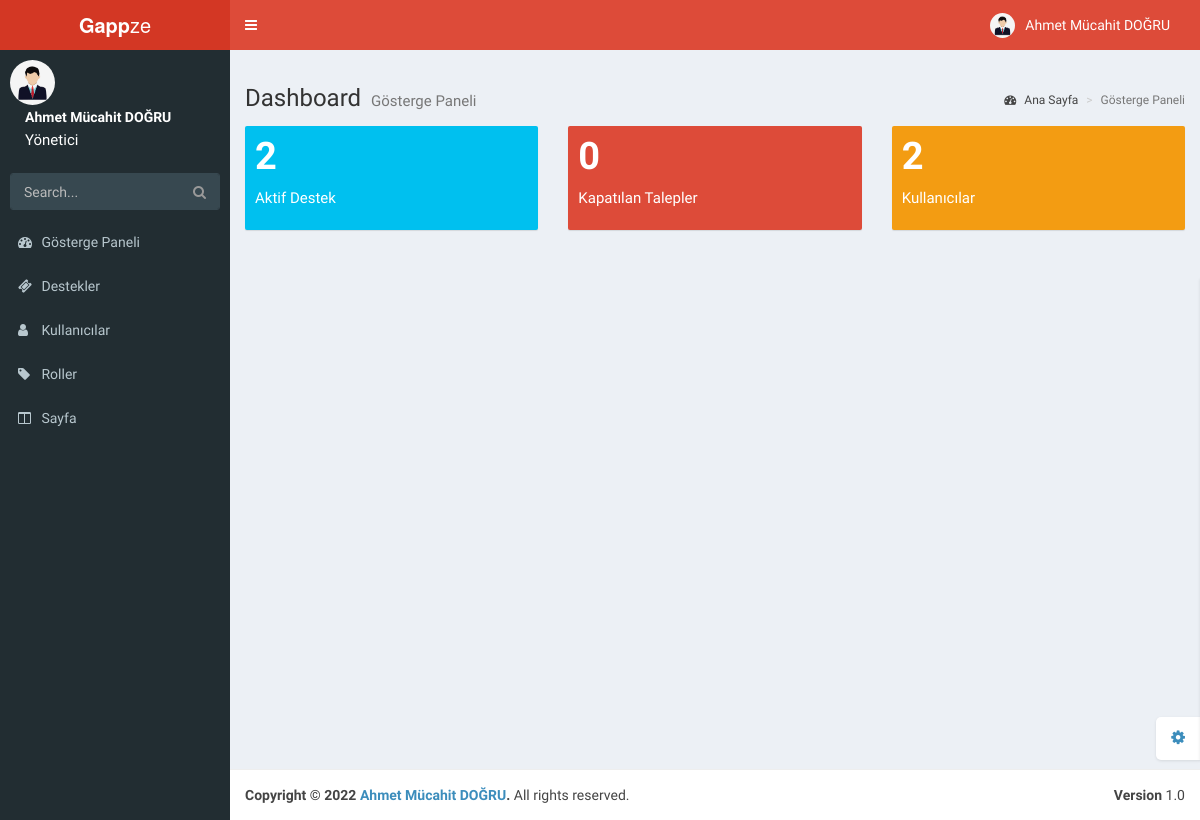
Page /admin/index.php (signed in) on the committed database.
### tables this page shows
CREATE TABLE `accounts` (
  `id` int(11) NOT NULL,
  `firstName` varchar(64) NOT NULL,
  `lastName` varchar(64) NOT NULL,
  `email` varchar(255) NOT NULL,
  `password` varchar(255) NOT NULL,
  `permission` int(11) NOT NULL,
  `department` int(11) NOT NULL,
  `createdDate` timestamp NOT NULL DEFAULT current_timestamp() ON UPDATE current_timestamp()
);

CREATE TABLE `roles` (
  `id` int(11) NOT NULL,
  `name` varchar(255) NOT NULL
);

CREATE TABLE `pages` (
  `id` int(11) NOT NULL,
  `name` varchar(255) NOT NULL,
  `src` varchar(255) NOT NULL,
  `permission` int(11) NOT NULL,
  `location` int(11) NOT NULL,
  `dropdown` int(11) NOT NULL,
  `isDropdown` int(11) NOT NULL,
  `icon` varchar(255) NOT NULL,
  `isLogged` int(11) NOT NULL
);

### functions/account.function.php (called while the page is built, shortened)
<?php
class Accounts{
  public function getPermissionName($id){
      $class = new classFonksiyon();
      $db = $class->dbConnection();
      $accounts = $db->prepare("SELECT permission FROM accounts WHERE id = ?");
      $accounts->execute(array(
        $id
      ));
      $accounts_fetch = $accounts->fetch();
      $roles = $db->prepare("SELECT * FROM roles WHERE id = ?");
      $roles->execute(array(
        $accounts_fetch["permission"]
      ));
      $roles_fetch = $roles->fetch();
      if($accounts->rowCount() != 0){
        if($roles_fetch == 0){
          return "Üye";
        }else{
        return $roles_fetch["name"];
        }
      }else{
        return false;
      }
  }
  public function getName($id){
    $class = new classFonksiyon();
    $db = $class->dbConnection();
    $accounts = $db->prepare("SELECT firstName,lastName FROM accounts WHERE id = ?");
    $accounts->execute(array(
      $id
    ));
    $accounts_fetch = $accounts->fetch();
    if($accounts->rowCount() != 0){
    return $accounts_fetch["firstName"]." ".$accounts_fetch["lastName"];
    }
  }
}

### functions/class.function.php (the view, shortened to what this page needs)
<?php
class classFonksiyon {
    private $settings = "/settings.json";
    private $host;
    private $username;
    private $password;
    private $database;
    public function __construct()
    {
      $jsonVeri = file_get_contents($_SERVER['DOCUMENT_ROOT'].$this->settings);
      $jsonVeri = json_decode($jsonVeri,true);
      $this->host = $jsonVeri["host"];
      $this->username = $jsonVeri["user"];
      $this->password = $jsonVeri["password"];
      $this->database = $jsonVeri["database"];
    }
    public function dbConnection(){
      try {
        $conn = new PDO("mysql:host=$this->host;dbname=$this->database;charset=utf8", $this->username, $this->password);
        $conn->setAttribute(PDO::ATTR_ERRMODE, PDO::ERRMODE_EXCEPTION);
      } catch(PDOException $e) {
        $message = "Connection failed: " . $e->getMessage();
      }
      return $conn;
    }
    public function pagesAll($location,$permission){
      $db = $this->dbConnection();
      if($db){
        if($location == 1){
          $page = $db->prepare("SELECT * FROM pages WHERE location = ?");
          $page->execute(array(
            $location
          ));
          if($page->rowCount() != 0){
            foreach ($page as $page_veri) {
                if($page_veri["permission"] == $permission){
                  if($page_veri["isDropdown"] == 1){
                  echo "
                  <li class='treeview'>
                  <a href='#'>
                  <i class='{$page_veri["icon"]}'></i>
                  <span>{$page_veri["name"]}</span></a>";
                    echo '<ul class="treeview-menu">';
                    echo "</ul></li>";
                  }else{
                    if($page_veri["dropdown"] == 0){
                    echo "<li class='treeview'>";
                    echo "<a href='{$page_veri["src"]}'>";
                    echo "<i class='{$page_veri["icon"]}'></i> <span>{$page_veri["name"]}</span>";
                    echo "</a>";
                    echo "</li>";
                    }
                  }
                }
            }
        }
      }
    }
    }
}

### admin/pages/header.php (shortened to what this page needs)
<header class="main-header">
    <a href="index.php" class="logo"><b>Gapp</b>ze</a>
    <nav class="navbar navbar-static-top" role="navigation">
        <a href="#" class="sidebar-toggle" data-toggle="offcanvas" role="button">
        </a>
        <div class="navbar-custom-menu">
            <ul class="nav navbar-nav">
                <li class="dropdown user user-menu">
                    <a href="#" class="dropdown-toggle" data-toggle="dropdown">
                        <img src="/resources/img/user.jpg" class="user-image" alt="User Image" />
                        <span class="hidden-xs"><?= $user->getName($_SESSION["userAccountID"]); ?></span>
                    </a>
                </li>
            </ul>
        </div>
    </nav>
</header>

### admin/pages/navbar.php
<aside class="main-sidebar">
    <section class="sidebar">
        <div class="user-panel">
            <div class="pull-left image">
                <img src="/resources/img/user.jpg" class="img-circle" alt="User Image" />
            </div>
            <div class="pull-left info">
                <p><?= $user->getName($_SESSION["userAccountID"]); ?></p>
                <a style="font-size: 15px"><?= $user->getPermissionName($_SESSION["userAccountID"]) ?></a>
            </div>
        </div>
        <form action="#" method="get" class="sidebar-form">
            <div class="input-group">
                <input type="text" name="q" class="form-control" placeholder="Search..." />
                <span class="input-group-btn">
                    <button type='submit' name='search' id='search-btn' class="btn btn-flat"><i
                            class="fa fa-search"></i></button>
                </span>
            </div>
        </form>
        <ul class="sidebar-menu">
             <?php
                $class->pagesAll(1,0);
            ?>
        </ul>
    </section>
</aside>

### rows in the picture
accounts: $user->getName($_SESSION["userAccountID"]) "Ahmet Mücahit DOĞRU", permission.name "Yönetici"
pages: name "Gösterge Paneli"
pages: name "Destekler"
pages: name "Kullanıcılar"
pages: name "Roller"
pages: name "Sayfa"

### other values in the picture
$user->getTicketCount(0) "2"
$user->getTicketCount(1) "0"
$user->getUserCount() "2"
